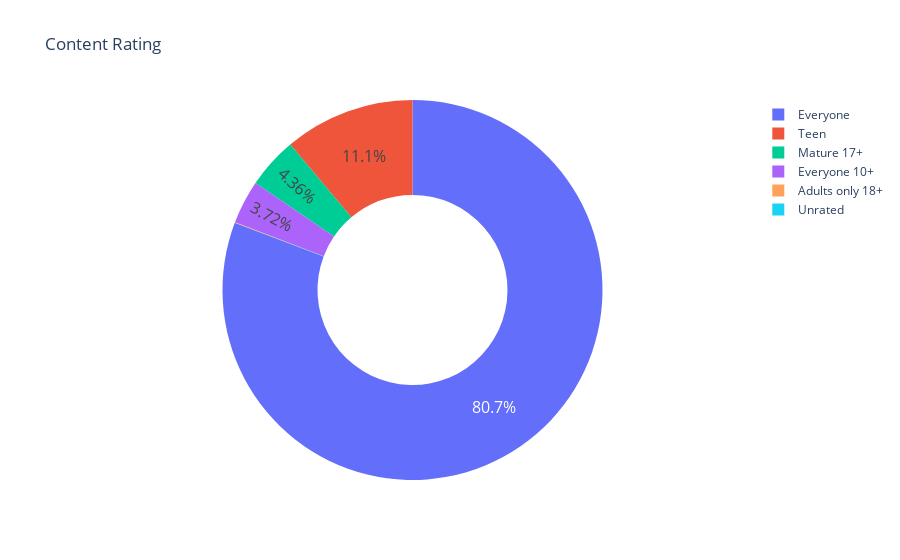

Notebook code for this chart:
### Code cell
# --- Show the same data again but as a doughnut chart.
fig = px.pie(labels = ratings.index, 
             values = ratings.values,
             title = "Content Rating",
             names = ratings.index,
             # Make the chart a doughnut using hole=:
             hole=0.5
             )

fig.update_traces(textposition = "inside", 
                  textinfo = "percent",
                  textfont_size = 16)

fig.show()

### Figure 1 — Plotly figure (JSON) as saved in the notebook; plotly's stock layout.template omitted (floating-point values rounded to 4 significant figures)
{"data": [{"domain": {"x": [0, 1], "y": [0, 1]}, "hole": 0.5, "hovertemplate": "label=%{label}<br>value=%{value}<extra></extra>", "labels": ["Everyone", "Teen", "Mature 17+", "Everyone 10+", "Adults only 18+", "Unrated"], "legendgroup": "", "name": "", "showlegend": true, "textfont": {"size": 16}, "textinfo": "percent", "textposition": "inside", "type": "pie", "values": [6619, 912, 357, 305, 3, 1]}], "layout": {"legend": {"tracegroupgap": 0}, "title": {"text": "Content Rating"}}}
